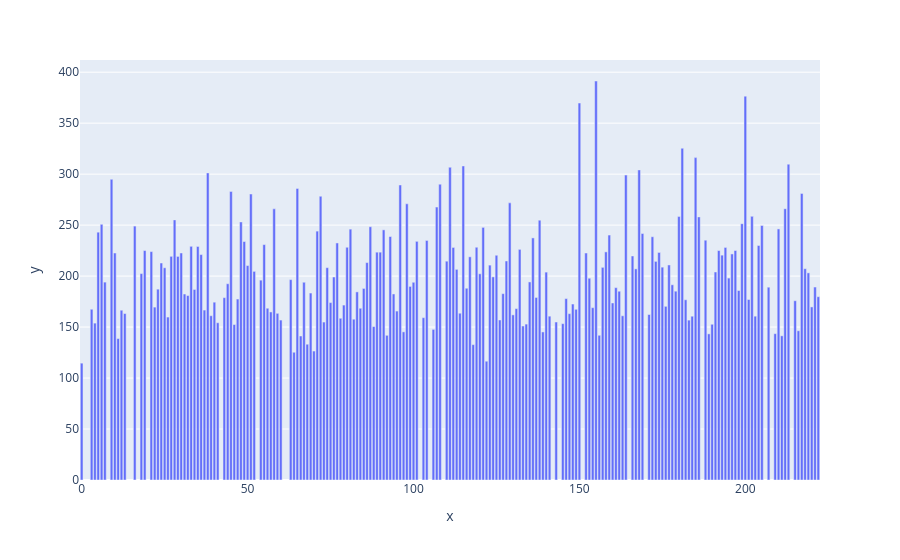

Here is the notebook cell this chart was saved with:
### Code cell
import plotly.express as px
all_trace_ids = list(traces_long['trace_ID'].unique())
px.bar(x=all_trace_ids, y = [tr.radius_of_gyration(points) for points in tr.points_from_traces(traces_long, all_trace_ids)])

### Figure 1 — Plotly figure (JSON) as saved in the notebook; plotly's stock layout.template omitted (floating-point values rounded to 4 significant figures; data arrays with more than 128 entries replaced by an {"elided": "..."} marker saying what was removed)
{"data": [{"alignmentgroup": "True", "hovertemplate": "x=%{x}<br>y=%{y}<extra></extra>", "legendgroup": "", "marker": {"color": "#636efa"}, "name": "", "offsetgroup": "", "orientation": "v", "showlegend": false, "textposition": "auto", "type": "bar", "x": {"elided": "200 int values"}, "xaxis": "x", "y": {"elided": "200 float values"}, "yaxis": "y"}], "layout": {"barmode": "relative", "legend": {"tracegroupgap": 0}, "margin": {"t": 60}, "xaxis": {"anchor": "y", "domain": [0, 1], "title": {"text": "x"}}, "yaxis": {"anchor": "x", "domain": [0, 1], "title": {"text": "y"}}}}
